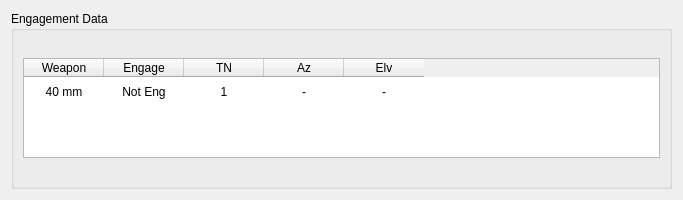
<?xml version="1.0" encoding="UTF-8"?>
<ui version="4.0">
 <class>FrameEngageData</class>
 <widget class="QWidget" name="FrameEngageData">
  <property name="geometry">
   <rect>
    <x>0</x>
    <y>0</y>
    <width>683</width>
    <height>200</height>
   </rect>
  </property>
  <property name="sizePolicy">
   <sizepolicy hsizetype="Minimum" vsizetype="Minimum">
    <horstretch>0</horstretch>
    <verstretch>0</verstretch>
   </sizepolicy>
  </property>
  <property name="minimumSize">
   <size>
    <width>0</width>
    <height>200</height>
   </size>
  </property>
  <property name="windowTitle">
   <string>Form</string>
  </property>
  <layout class="QGridLayout" name="gridLayout">
   <item row="0" column="0">
    <widget class="QGroupBox" name="groupBoxEng">
     <property name="styleSheet">
      <string notr="true"/>
     </property>
     <property name="title">
      <string>Engagement Data</string>
     </property>
     <layout class="QGridLayout" name="gridLayout_4">
      <property name="sizeConstraint">
       <enum>QLayout::SetMinimumSize</enum>
      </property>
      <item row="0" column="0">
       <widget class="QTableWidget" name="tableWidgetEngData">
        <property name="sizePolicy">
         <sizepolicy hsizetype="Preferred" vsizetype="Preferred">
          <horstretch>0</horstretch>
          <verstretch>0</verstretch>
         </sizepolicy>
        </property>
        <property name="maximumSize">
         <size>
          <width>1000</width>
          <height>100</height>
         </size>
        </property>
        <property name="styleSheet">
         <string notr="true"/>
        </property>
        <property name="sizeAdjustPolicy">
         <enum>QAbstractScrollArea::AdjustToContents</enum>
        </property>
        <property name="editTriggers">
         <set>QAbstractItemView::NoEditTriggers</set>
        </property>
        <property name="selectionBehavior">
         <enum>QAbstractItemView::SelectRows</enum>
        </property>
        <property name="showGrid">
         <bool>false</bool>
        </property>
        <attribute name="horizontalHeaderVisible">
         <bool>true</bool>
        </attribute>
        <attribute name="horizontalHeaderMinimumSectionSize">
         <number>25</number>
        </attribute>
        <attribute name="horizontalHeaderDefaultSectionSize">
         <number>80</number>
        </attribute>
        <attribute name="horizontalHeaderHighlightSections">
         <bool>true</bool>
        </attribute>
        <attribute name="verticalHeaderVisible">
         <bool>false</bool>
        </attribute>
        <attribute name="verticalHeaderHighlightSections">
         <bool>true</bool>
        </attribute>
        <row>
         <property name="text">
          <string>New Row</string>
         </property>
        </row>
        <column>
         <property name="text">
          <string>Weapon</string>
         </property>
        </column>
        <column>
         <property name="text">
          <string>Engage</string>
         </property>
        </column>
        <column>
         <property name="text">
          <string>TN</string>
         </property>
        </column>
        <column>
         <property name="text">
          <string>Az</string>
         </property>
        </column>
        <column>
         <property name="text">
          <string>Elv</string>
         </property>
        </column>
        <item row="0" column="0">
         <property name="text">
          <string>40 mm</string>
         </property>
         <property name="textAlignment">
          <set>AlignCenter</set>
         </property>
        </item>
        <item row="0" column="1">
         <property name="text">
          <string>Not Eng</string>
         </property>
         <property name="textAlignment">
          <set>AlignCenter</set>
         </property>
        </item>
        <item row="0" column="2">
         <property name="text">
          <string>1</string>
         </property>
         <property name="textAlignment">
          <set>AlignCenter</set>
         </property>
        </item>
        <item row="0" column="3">
         <property name="text">
          <string>-</string>
         </property>
         <property name="textAlignment">
          <set>AlignCenter</set>
         </property>
        </item>
        <item row="0" column="4">
         <property name="text">
          <string>-</string>
         </property>
         <property name="textAlignment">
          <set>AlignCenter</set>
         </property>
        </item>
       </widget>
      </item>
     </layout>
    </widget>
   </item>
  </layout>
 </widget>
 <resources/>
 <connections/>
</ui>
